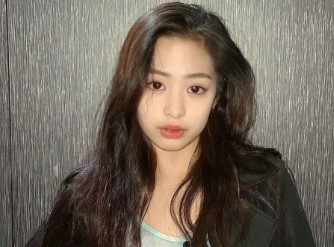
#> input picture VincentiusA.F.Antu_1102213060/Bagian 3/Nomor 2/ayon.jpg, 334 x 247 px
$ python jawaban.py
#> lines starting #> are read from the running program, lines starting #| are printed output that depends on the picture
import cv2

ayon_path = 'ayon.jpg'
ayon_read = cv2.imread(ayon_path)
#> ayon_read is the input picture: shape (247, 334, 3); mean B, G, R 92.1, 103.1, 113.6

ayon_grayscale = cv2.cvtColor(ayon_read, cv2.COLOR_BGR2GRAY)
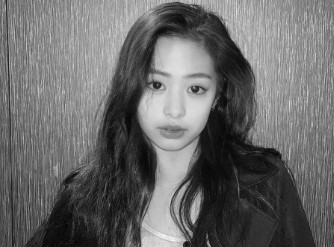
#> ayon_grayscale: shape (247, 334); min 4, max 247, mean 105

cv2.imwrite("ayon_grayscale.jpg", ayon_grayscale)
